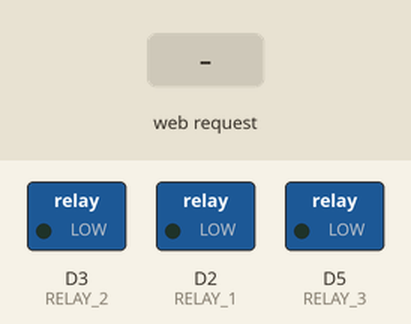
This sketch was run on a simulated ESP8266 (NodeMCU). Shown: switched loads named in the sketch (green lamp = pin HIGH). The test bench sets the inputs (shaded band). WiFi joins after 1.5 s; servers stay silent unless stated; what the sketch prints to the serial monitor is not drawn.

Above: at 2.7 s.
2.8 s: HTTP request GET /relay/turnon?relay_id=1 received
At 3.4 s:
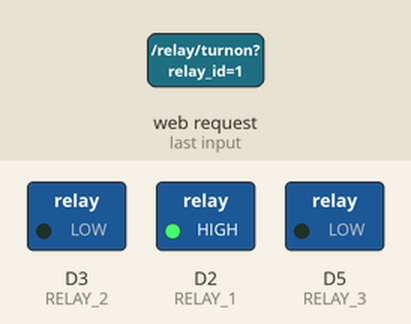
4.3 s: HTTP request GET /relay/turnon?relay_id=2 received
At 5.5 s:
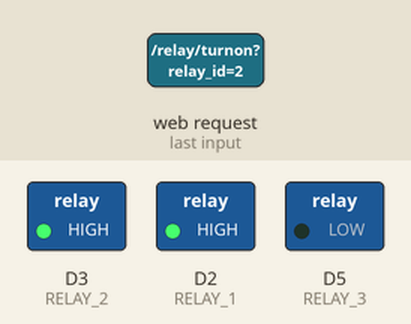
5.8 s: HTTP request GET /relay/turnon?relay_id=3 received
At 6.9 s:
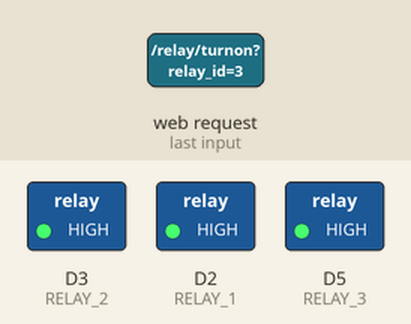
7.3 s: HTTP request GET /relay/turnoff?relay_id=1 received
At 8.0 s:
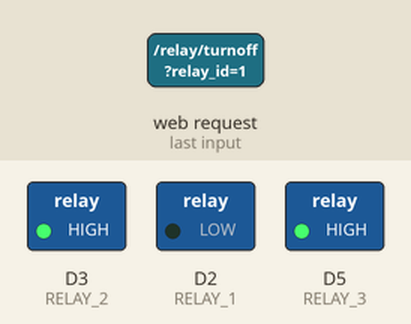
8.8 s: HTTP request GET /relay/turnoff?relay_id=2 received
At 9.2 s:
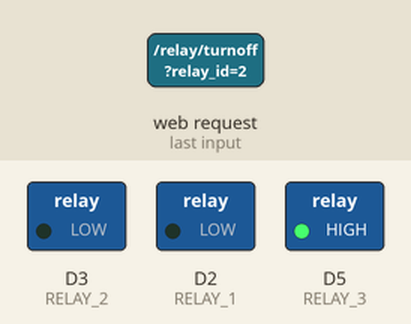
10.3 s: HTTP request GET /relay/turnoff?relay_id=3 received
At 11.5 s:
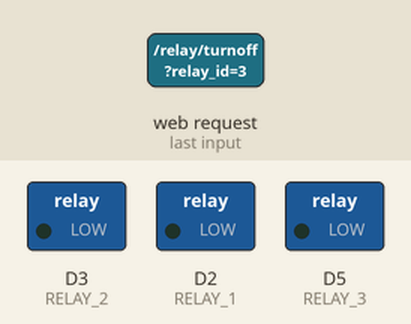
Timing chart, 0 to 12.8 s (numbered marks = the images above; inputs shaded):
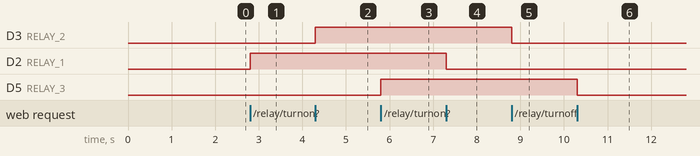

Measured:
- after the input at 2.8 s, D2 (RELAY_1): LOW → HIGH at once
- after the input at 4.3 s, D3 (RELAY_2): LOW → HIGH at once
- after the input at 5.8 s, D5 (RELAY_3): LOW → HIGH at once
- after the input at 7.3 s, D2 (RELAY_1): HIGH → LOW at once
- after the input at 8.8 s, D3 (RELAY_2): HIGH → LOW at once
- after the input at 10.3 s, D5 (RELAY_3): HIGH → LOW at once

The sketch:

RKIT-ESP-WEBSERVER-TEST.ino
```cpp
#include "ESP8266WiFi.h"
#include "ESP8266WebServer.h"
#include <ArduinoJson.h>
#include <DHT.h>
#include <DHT_U.h>

//-----------DEVICE INFO------------

String device_id = "1";
String device_name = "RKIT-SLAVE";
String device_description = "DHT22 - 3RELAYS - 3PWM OUTPUTS";

//---------SENSORS and RELAYS--------
#define DHTPIN D1
#define DHTTYPE DHT22
#define ERROR_PIN D1
#define RELAY_1 D2
#define RELAY_2 D3
#define RELAY_3 D5
int relaysValue[3] = {0, 0, 0};
#define NUM_RELAYS 3
#define T_PWM1 D6
#define T_PWM2 D7
#define T_PWM3 D8

//------Initialize DHT sensor--------
DHT dht(DHTPIN, DHTTYPE, 15);
float temperature;
float humidity;

//-------------JSON OBJECTS----------
StaticJsonDocument<100> jsonTempHum;
StaticJsonDocument<100> jsonRelaysStatus;
StaticJsonDocument<100> jsonDeviceData;
//---------WebServer-----------------
const char* ssid = "Orange-tFpc";
const char* password = "RYQxcUkB";
ESP8266WebServer server(80);
String authPasswd = "noonecanbreakthis123";

void getSensorsData() {
  String response;

  temperature = dht.readTemperature();
  humidity = dht.readHumidity();

  jsonTempHum["Temperature"] = temperature;
  jsonTempHum["Humidity"] = humidity;

  serializeJson(jsonTempHum, response);

  server.send(200, "application/json", response);
}

void getRelaysStatus() {
  String response;

  jsonRelaysStatus["Relay-1"] = relaysValue[0];
  jsonRelaysStatus["Relay-2"] = relaysValue[1];
  jsonRelaysStatus["Relay-3"] = relaysValue[2];

  serializeJson(jsonRelaysStatus, response);

  server.send(200, "application/json", response);
}

void identifyDevice() {
  String response;

  response += "<html>";
  response += "<head>";
  response += "<title>";
  response += device_name + "-" + device_id;
  response += "</title>";
  response += "</head>";
  response += "<body>";
  response += "<h1>";
  response += "App made by Josanu Rares <br>";
  response += "<a href='https://raresj.ro'>www.RaresJ.ro</a>";
  response += "</h1>";
  response += "</body>";
  response += "</html>";

  server.send(200, "text/html", response);
}

void relayTurnOn() {
  if (server.arg("relay_id") == "")     //Parameter not found
    server.send(401, "text/html", "Error: Missing relay_id");
  else {
    if (server.arg("relay_id") == "1")
      relaysValue[0] = 1;
    else if (server.arg("relay_id") == "2")
      relaysValue[1] = 1;
    else if (server.arg("relay_id") == "3")
      relaysValue[2] = 1;
    else{
      server.send(401, "text/html", "Error: relay with the inserted id was not found!");
    }
    refreshRelays();
    server.send(200, "text/html", "Relay" + server.arg("relay_id") + " turned on");
  }
}

void relayTurnOff() {
 if (server.arg("relay_id") == "")     //Parameter not found
    server.send(401, "text/html", "Error: Missing relay_id");
  else {
    if (server.arg("relay_id") == "1")
      relaysValue[0] = 0;
    else if (server.arg("relay_id") == "2")
      relaysValue[1] = 0;
    else if (server.arg("relay_id") == "3")
      relaysValue[2] = 0;
    else{
      server.send(401, "text/html", "Error: relay with the inserted id was not found!");
    }
  refreshRelays();
  server.send(200, "text/html", "Relay" + server.arg("relay_id") + " turned off");
  }
}
void setup() {

  pinMode(RELAY_1,OUTPUT);
  pinMode(RELAY_2,OUTPUT);
  pinMode(RELAY_3,OUTPUT);

  //Open serial port for debugging
  Serial.begin(115200);

  //Start DHT Readings
  dht.begin();

  //-------WIFI CONNECTION--------
  WiFi.hostname(device_name + "-" + device_id);
  WiFi.begin(ssid, password);

  while (WiFi.status() != WL_CONNECTED) {   //Wait for connection

    delay(500);
    Serial.println("Waiting to connect...");
  }
  Serial.print("Connection succesfull! IP ADRESS:");
  Serial.println(WiFi.localIP());


  //----------ROUTES--------------
  server.on("/", identifyDevice);
  server.on("/sensors-read", getSensorsData);
  server.on("/relays-stats", getRelaysStatus);
  server.on("/relay/turnon", relayTurnOn);
  server.on("/relay/turnoff", relayTurnOff);


  server.begin(); //start server
}
void loop() {
  server.handleClient();         //Handling of incoming requests
}

void refreshRelays() {
  digitalWrite(RELAY_1, relaysValue[0]);
  digitalWrite(RELAY_2, relaysValue[1]);
  digitalWrite(RELAY_3, relaysValue[2]);
}
```
